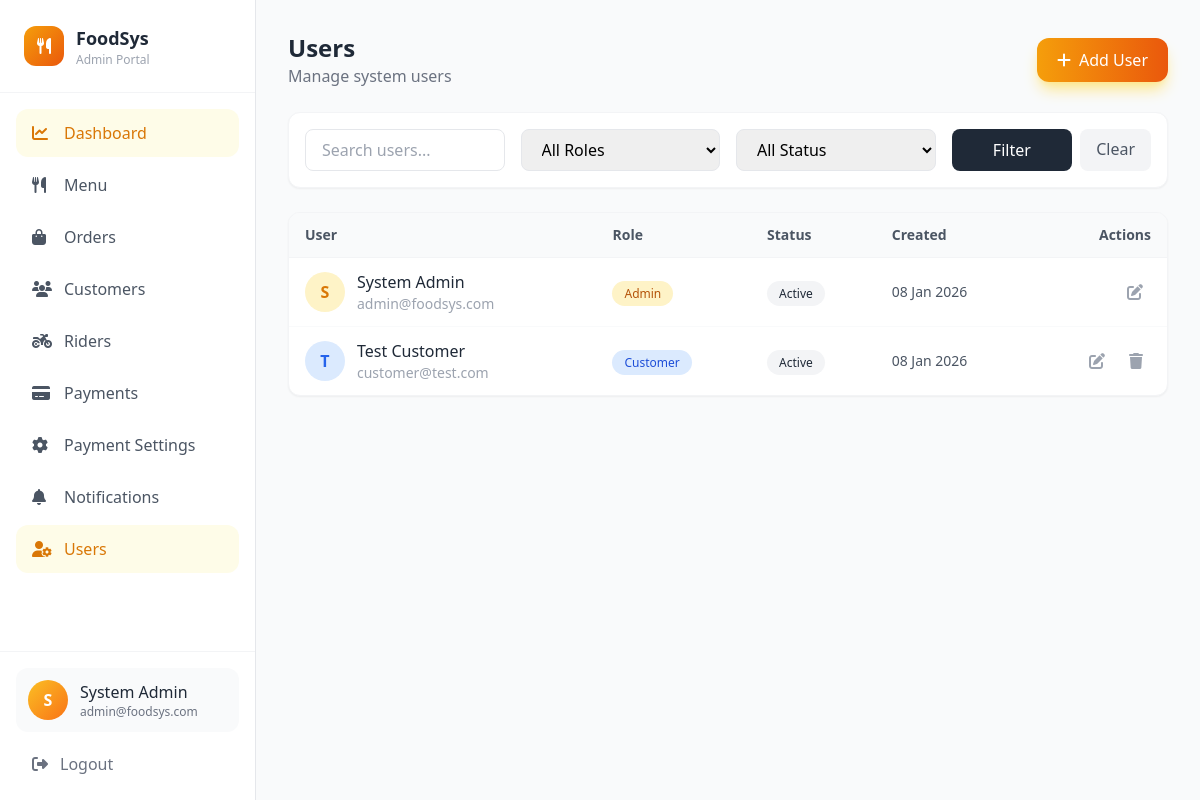
The page /admin/users.php (signed in) on the database its author committed.
### tables this page shows
CREATE TABLE IF NOT EXISTS `users` (
  `id` INT UNSIGNED NOT NULL AUTO_INCREMENT,
  `name` VARCHAR(100) NOT NULL,
  `email` VARCHAR(100) NOT NULL,
  `phone` VARCHAR(20) NOT NULL,
  `password` VARCHAR(255) NOT NULL,
  `role` ENUM('admin', 'staff', 'rider', 'customer') NOT NULL DEFAULT 'staff',
  `status` ENUM('active', 'inactive') NOT NULL DEFAULT 'active',
  `created_at` TIMESTAMP DEFAULT CURRENT_TIMESTAMP,
  `updated_at` TIMESTAMP DEFAULT CURRENT_TIMESTAMP ON UPDATE CURRENT_TIMESTAMP,
  PRIMARY KEY (`id`),
  UNIQUE KEY `unique_email` (`email`),
  KEY `idx_role` (`role`),
  KEY `idx_status` (`status`)
);

### classes/Database.php (called while the page is built, shortened)
<?php
class Database {
    private static $instance = null;
    private $connection;
    private function __construct() {
        try {
            $this->connection = new mysqli(
                DB_HOST,
                DB_USER,
                DB_PASS,
                DB_NAME
            );
            $this->connection->set_charset(DB_CHARSET);
        } catch (Exception $e) {
            throw new Exception("Database connection error: " . $e->getMessage());
        }
    }
    public static function getInstance() {
        if (self::$instance === null) {
            self::$instance = new self();
        }
        return self::$instance;
    }
    public function select($query, $params = []) {
        $stmt = $this->prepare($query, $params);
        $result = $stmt->get_result();
        $rows = [];
        while ($row = $result->fetch_assoc()) {
            $rows[] = $row;
        }
        return $rows;
    }
    private function prepare($query, $params = []) {
        $stmt = $this->connection->prepare($query);
        $result = $stmt->execute();
        return $stmt;
    }
}

### classes/User.php (called while the page is built, shortened)
<?php
class User {
    private $db;
    public function __construct() {
        $this->db = Database::getInstance();
    }
    public function getAll($role = null, $status = null, $search = null) {
        $query = "SELECT id, name, email, phone, role, status, created_at FROM users WHERE 1=1";
        $params = [];
        $query .= " ORDER BY created_at DESC";
        return $this->db->select($query, $params);
    }
}

### admin/users.php (the view, shortened to what this page needs)
<?php
require_once dirname(__DIR__) . '/config/config.php';
$userObj = new User();
require_once INCLUDES_PATH . '/header.php';
$role = $_GET['role'] ?? '';
$statusFilter = $_GET['status'] ?? '';
$search = $_GET['search'] ?? '';
$users = $userObj->getAll($role ?: null, $statusFilter ?: null, $search ?: null);
?>
<div class="flex flex-col md:flex-row md:items-center md:justify-between gap-4 mb-6">
    <div>
        <h1 class="text-2xl font-bold text-gray-800">Users</h1>
        <p class="text-gray-500">Manage system users</p>
    </div>
    <button onclick="openNewUserModal()" class="inline-flex items-center gap-2 px-5 py-2.5 bg-gradient-to-r from-amber-500 to-orange-600 text-white font-medium rounded-xl hover:from-amber-600 hover:to-orange-700 transition-all shadow-lg shadow-amber-200">
        <i class="fas fa-plus"></i>
        <span>Add User</span>
    </button>
</div>
<div class="bg-white rounded-xl border border-gray-100 p-4 mb-6 shadow-sm">
    <form method="GET" action="" class="grid grid-cols-1 md:grid-cols-4 gap-4">
        <div>
            <input type="text" name="search" value="<?php echo htmlspecialchars($search); ?>" placeholder="Search users..." class="w-full px-4 py-2 border border-gray-200 rounded-lg focus:ring-2 focus:ring-amber-500 focus:border-amber-500">
        </div>
        <div>
            <select name="role" class="w-full px-4 py-2 border border-gray-200 rounded-lg focus:ring-2 focus:ring-amber-500 focus:border-amber-500">
                <option value="">All Roles</option>
            </select>
        </div>
        <div>
            <select name="status" class="w-full px-4 py-2 border border-gray-200 rounded-lg focus:ring-2 focus:ring-amber-500 focus:border-amber-500">
                <option value="">All Status</option>
            </select>
        </div>
        <div class="flex gap-2">
            <button type="submit" class="flex-1 px-4 py-2 bg-gray-800 text-white rounded-lg hover:bg-gray-700">Filter</button>
            <a href="users.php" class="px-4 py-2 bg-gray-100 text-gray-600 rounded-lg hover:bg-gray-200">Clear</a>
        </div>
    </form>
</div>
<div class="bg-white rounded-xl border border-gray-100 shadow-sm overflow-hidden">
    <div class="hidden md:block overflow-x-auto">
        <table class="w-full">
            <thead class="bg-gray-50 border-b border-gray-100">
                <tr>
                    <th class="text-left px-4 py-3 text-sm font-semibold text-gray-600">User</th>
                    <th class="text-left px-4 py-3 text-sm font-semibold text-gray-600">Role</th>
                    <th class="text-left px-4 py-3 text-sm font-semibold text-gray-600">Status</th>
                    <th class="text-left px-4 py-3 text-sm font-semibold text-gray-600">Created</th>
                    <th class="text-right px-4 py-3 text-sm font-semibold text-gray-600">Actions</th>
                </tr>
            </thead>
            <tbody class="divide-y divide-gray-50">
                <?php if (empty($users)): ?>
                <tr>
                    <td colspan="5" class="px-4 py-12 text-center text-gray-400">
                        <i class="fas fa-users text-4xl mb-3"></i>
                        <p>No users found</p>
                    </td>
                </tr>
                <?php else: ?>
                    <?php foreach ($users as $u): ?>
                    <tr class="hover:bg-gray-50">
                        <td class="px-4 py-3">
                            <div class="flex items-center gap-3">
                                <div class="w-10 h-10 <?php echo $u['role'] === 'admin' ? 'bg-amber-100 text-amber-600' : ($u['role'] === 'rider' ? 'bg-purple-100 text-purple-600' : 'bg-blue-100 text-blue-600'); ?> rounded-full flex items-center justify-center font-semibold">
                                    <?php echo strtoupper(substr($u['name'], 0, 1)); ?>
                                </div>
                                <div>
                                    <p class="font-medium text-gray-800"><?php echo htmlspecialchars($u['name']); ?></p>
                                    <p class="text-sm text-gray-400"><?php echo htmlspecialchars($u['email']); ?></p>
                                </div>
                            </div>
                        </td>
                        <td class="px-4 py-3">
                            <span class="px-3 py-1 text-xs font-medium rounded-full <?php echo $u['role'] === 'admin' ? 'bg-amber-100 text-amber-700' : ($u['role'] === 'rider' ? 'bg-purple-100 text-purple-700' : 'bg-blue-100 text-blue-700'); ?>">
                                <?php echo ucfirst($u['role']); ?>
                            </span>
                        </td>
                        <td class="px-4 py-3"><?php echo getStatusBadge($u['status']); ?></td>
                        <td class="px-4 py-3">
                            <p class="text-sm text-gray-600"><?php echo formatDate($u['created_at']); ?></p>
                        </td>
                        <td class="px-4 py-3">
                            <div class="flex items-center justify-end gap-2">
                                <button onclick="editUser(<?php echo $u['id']; ?>, '<?php echo htmlspecialchars($u['name'], ENT_QUOTES); ?>', '<?php echo htmlspecialchars($u['email'], ENT_QUOTES); ?>', '<?php echo htmlspecialchars($u['phone'], ENT_QUOTES); ?>', '<?php echo $u['role']; ?>', '<?php echo $u['status']; ?>')" class="p-2 text-gray-400 hover:text-blue-600 hover:bg-blue-50 rounded-lg" title="Edit">
                                    <i class="fas fa-edit"></i>
                                </button>
                                <?php if ($u['id'] != getCurrentUser()['id']): ?>
                                <button onclick="deleteUser(<?php echo $u['id']; ?>, '<?php echo htmlspecialchars($u['name'], ENT_QUOTES); ?>')" class="p-2 text-gray-400 hover:text-red-600 hover:bg-red-50 rounded-lg" title="Delete">
                                    <i class="fas fa-trash"></i>
                                </button>
                                <?php endif; ?>
                            </div>
                        </td>
                    </tr>
                    <?php endforeach; ?>
                <?php endif; ?>
            </tbody>
        </table>
    </div>
</div>
<?php require_once INCLUDES_PATH . '/footer.php'; ?>

### config/config.php (shortened to what this page needs)
<?php
spl_autoload_register(function ($class) {
    $file = CLASSES_PATH . '/' . $class . '.php';
});
require_once CLASSES_PATH . '/Database.php';
function isLoggedIn() {
    return isset($_SESSION['user_id']) && !empty($_SESSION['user_id']);
}
function getCurrentUser() {
    return [
        'id' => $_SESSION['user_id'] ?? null,
        'name' => $_SESSION['user_name'] ?? null,
        'email' => $_SESSION['user_email'] ?? null,
        'role' => $_SESSION['user_role'] ?? null,
    ];
}
function formatDate($date, $format = null) {
    $format = $format ?? DATE_FORMAT;
    return date($format, strtotime($date));
}
function getStatusBadge($status) {
    $badges = [
        'pending' => '<span class="px-3 py-1 text-xs font-medium rounded-full bg-yellow-100 text-yellow-800">Pending</span>',
        'preparing' => '<span class="px-3 py-1 text-xs font-medium rounded-full bg-blue-100 text-blue-800">Preparing</span>',
        'out_for_delivery' => '<span class="px-3 py-1 text-xs font-medium rounded-full bg-purple-100 text-purple-800">Out for Delivery</span>',
        'delivered' => '<span class="px-3 py-1 text-xs font-medium rounded-full bg-green-100 text-green-800">Delivered</span>',
        'failed' => '<span class="px-3 py-1 text-xs font-medium rounded-full bg-red-100 text-red-800">Failed</span>',
        'cancelled' => '<span class="px-3 py-1 text-xs font-medium rounded-full bg-red-100 text-red-800">Cancelled</span>',
        'paid' => '<span class="px-3 py-1 text-xs font-medium rounded-full bg-green-100 text-green-800">Paid</span>',
        'active' => '<span class="px-3 py-1 text-xs font-medium rounded-full bg-green-100 text-green-800">Active</span>',
        'inactive' => '<span class="px-3 py-1 text-xs font-medium rounded-full bg-gray-100 text-gray-800">Inactive</span>',
    ];
    return $badges[$status] ?? '<span class="px-3 py-1 text-xs font-medium rounded-full bg-gray-100 text-gray-800">' . ucfirst($status) . '</span>';
}

### rows shown on the page
users: name "S", name "System Admin", email "admin@foodsys.com", role "Admin", status "Active", created_at "08 Jan 2026"
users: name "T", name "Test Customer", email "customer@test.com", role "Customer", status "Active", created_at "08 Jan 2026"

### other values the page prints
SITE_NAME "FoodSys"
$user['role'] "Admin"
$item['name'] "Dashboard"
$item['name'] "Menu"
$item['name'] "Orders"
$item['name'] "Customers"
$item['name'] "Riders"
$item['name'] "Payments"
$item['name'] "Payment Settings"
$item['name'] "Notifications"
$item['name'] "Users"
substr($user['name'], 0, 1) "S"
$user['name'] "System Admin"
$user['email'] "admin@foodsys.com"
